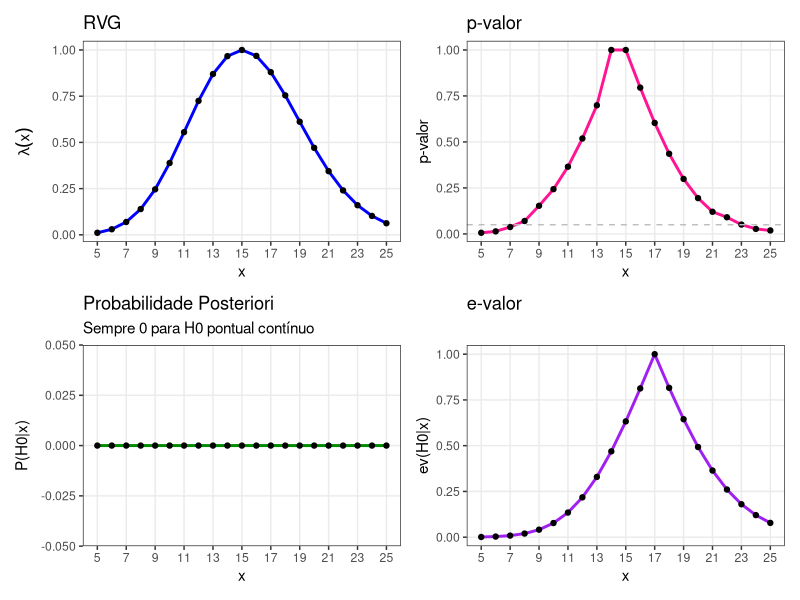
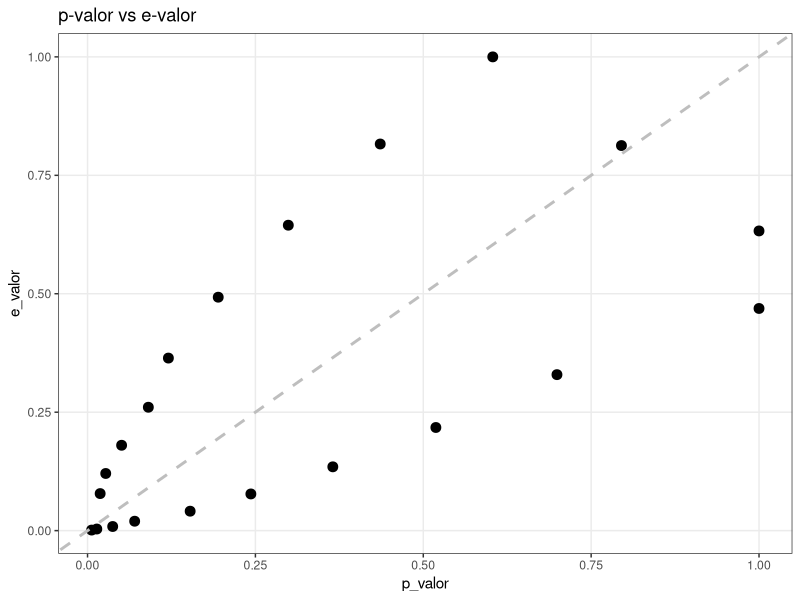

Source code (R) for these figures, in order:
## ---- chunk 1
x <- seq(from = 5, to = 25, by = 1)
## ---- chunk 2
n <- 5
lambda_0 <- 3           
mu_H0 <- n * lambda_0

# Priori Gama(2, 1)
alpha_prior <- 2
beta_prior <- 1
## ---- chunk 3
library(ggplot2)
library(patchwork)

n <- 5
lambda_0 <- 3          
mu_H0 <- n * lambda_0   
x_seq <- 5:25 
alpha_prior <- 2
beta_prior <- 1

resultados <- data.frame(
  x = x_seq,
  RVG = NA,
  p_valor = NA,
  Posteriori = NA,
  e_valor = NA)

for (i in 1:length(x_seq)) {
  x_loop <- x_seq[i]
  
  # RVG
  theta_hat <- x_loop / n  
  log_L_H0 <- dpois(x_loop, lambda = n * lambda_0, log = TRUE)
  log_L_Global <- dpois(x_loop, lambda = n * theta_hat, log = TRUE)
  resultados$RVG[i] <- exp(log_L_H0 - log_L_Global)
  
  # p-valor
  teste <- poisson.test(x_loop, T = n, r = lambda_0, alternative = "two.sided")
  resultados$p_valor[i] <- teste$p.value
  
  # Posteriori 
  resultados$Posteriori[i] <- 0
  
  # e-valor 
  alpha_post <- alpha_prior + x_loop
  beta_post <- beta_prior + n 

  densidade_corte <- dgamma(lambda_0, shape = alpha_post, rate = beta_post)
  moda_post <- (alpha_post - 1) / beta_post
  f_busca <- function(t) dgamma(t, alpha_post, rate = beta_post) - densidade_corte

  if (abs(moda_post - lambda_0) < 0.01) {
    resultados$e_valor[i] <- 1} 
  else {
    raiz_esq <- try(uniroot(f_busca, interval = c(0.0001, moda_post))$root, silent=TRUE)
    raiz_dir <- try(uniroot(f_busca, interval = c(moda_post, moda_post + 30))$root, silent=TRUE)
    
    if(!inherits(raiz_esq, "try-error") & !inherits(raiz_dir, "try-error")) {
      prob_tangente <- pgamma(raiz_dir, alpha_post, rate=beta_post) - 
                       pgamma(raiz_esq, alpha_post, rate=beta_post)
      resultados$e_valor[i] <- 1 - prob_tangente} 
    else {
      resultados$e_valor[i] <- 0}}}
## ---- chunk 4
tema <- theme_bw() + theme(panel.grid.minor = element_blank())

# Gráfico 1: RVG
g1 <- ggplot(resultados, aes(x=x, y=RVG)) + 
  geom_line(color="blue", size=1) + geom_point() +
  scale_x_continuous(breaks=seq(5,25,2)) +
  labs(title="RVG", y=expression(lambda(x))) + tema

# Gráfico 2: p-valor
g2 <- ggplot(resultados, aes(x=x, y=p_valor)) + 
  geom_line(color="deeppink", size=1) + geom_point() +
  geom_hline(yintercept=0.05, linetype="dashed", color="gray") +
  scale_x_continuous(breaks=seq(5,25,2)) +
  labs(title="p-valor", y="p-valor") + tema

# Gráfico 3: Posteriori
g3 <- ggplot(resultados, aes(x=x, y=Posteriori)) + 
  geom_line(color="green4", size=1) + geom_point() +
  scale_x_continuous(breaks=seq(5,25,2)) +
  labs(title="Probabilidade Posteriori", subtitle="Sempre 0 para H0 pontual contínuo", y="P(H0|x)") + tema

# Gráfico 4: e-valor
g4 <- ggplot(resultados, aes(x=x, y=e_valor)) + 
  geom_line(color="purple", size=1) + geom_point() +
  scale_x_continuous(breaks=seq(5,25,2)) +
  labs(title="e-valor", y="ev(H0|x)") + tema

(g1 + g2) / (g3 + g4)
## ---- chunk 5
# Gráfico 5: Dispersão p-valor vs e-valor 
g5 <- ggplot(resultados, aes(x=p_valor, y=e_valor)) +
  geom_point(size=3, color = "black") + 
  geom_abline(slope=1, intercept=0, linetype="dashed", color = "gray", size=1) + 
  labs(title="p-valor vs e-valor") + tema

print(g5)
